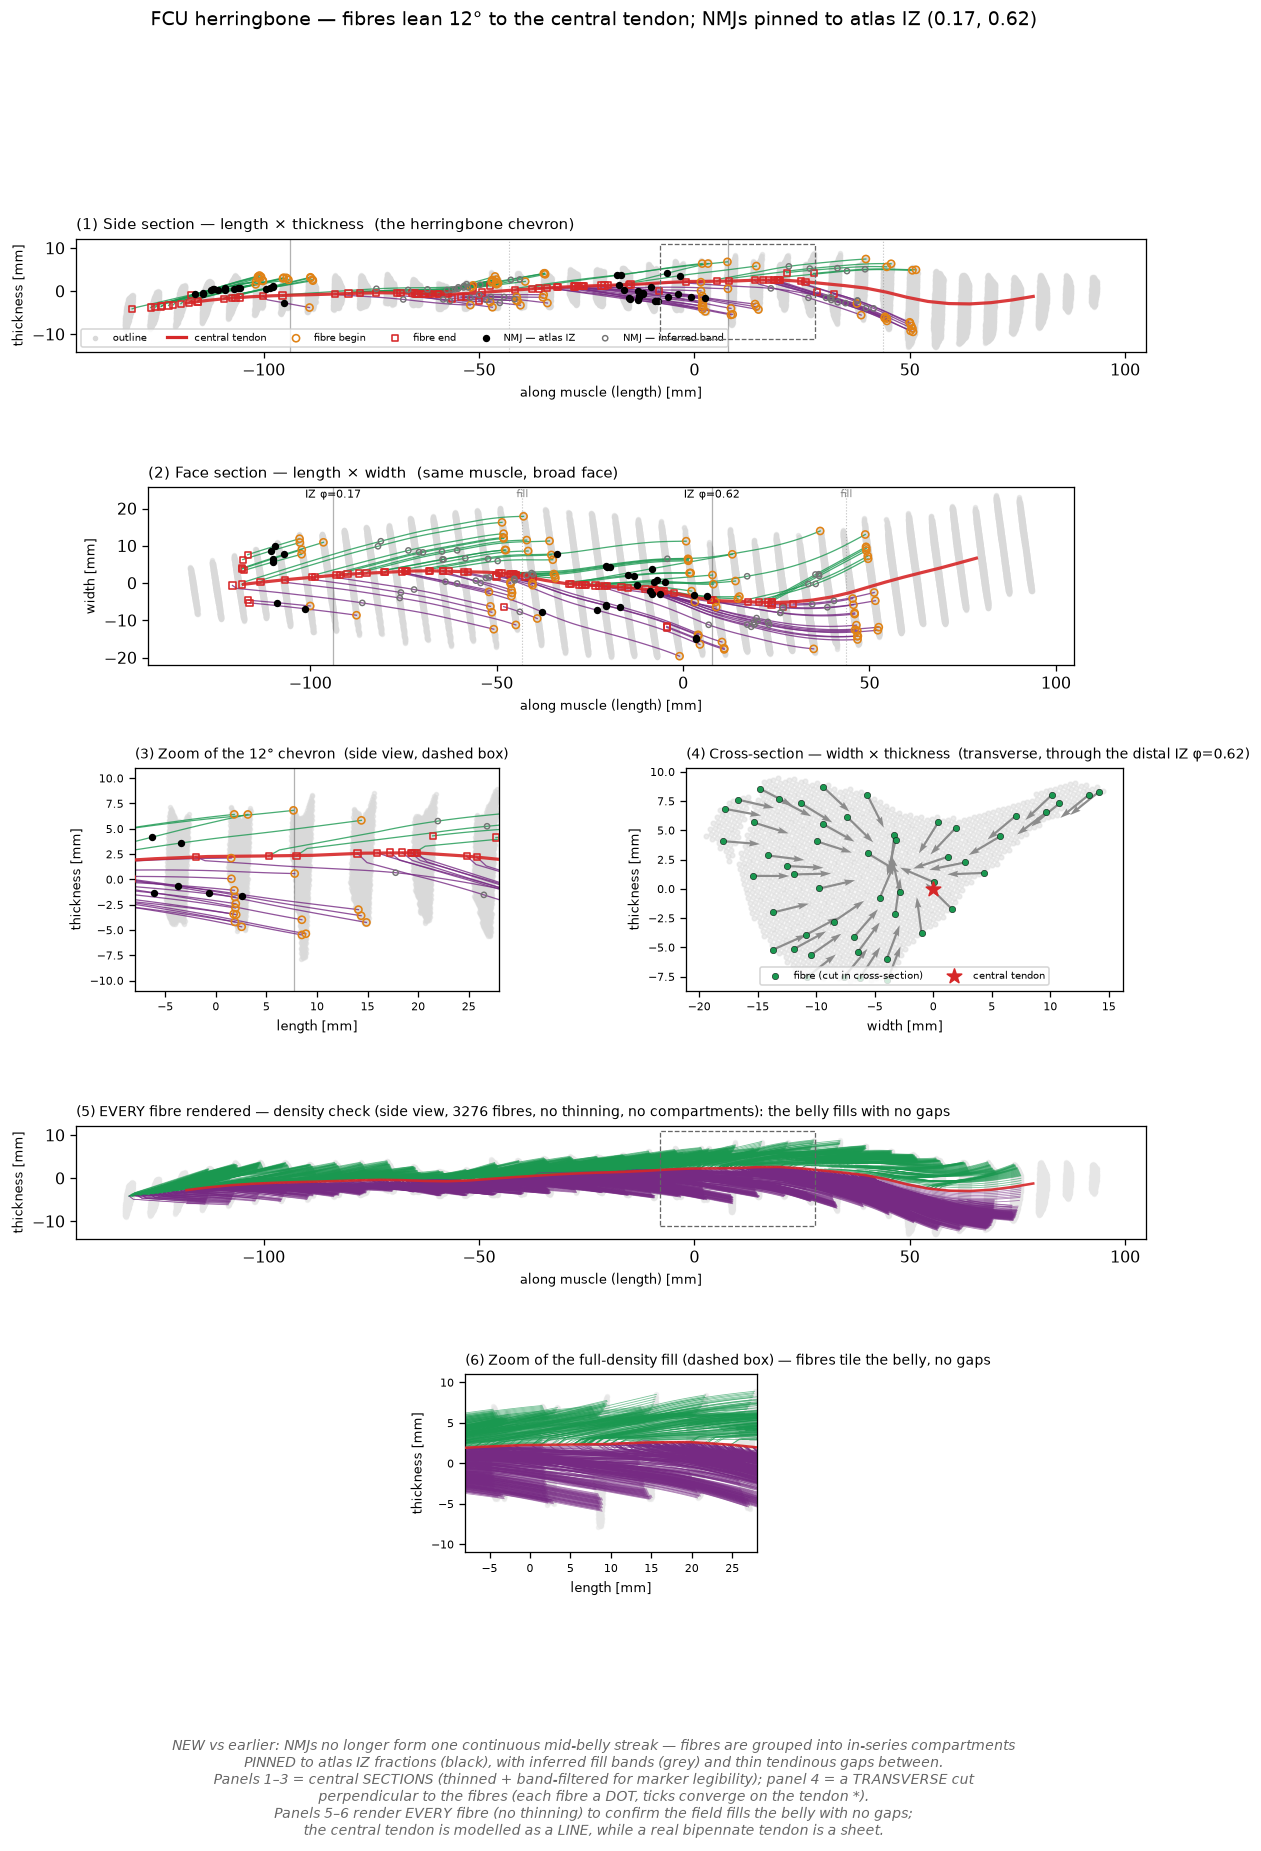

This chart was generated by the following Python code:
"""Herringbone shown from THREE perspectives, each as a central SECTION so every fibre
begins on the muscle outline (no projecting a 3-D surface into a 2-D silhouette):
  (1) side  section — length x thickness (the textbook chevron) + zoom
  (2) face  section — length x width
  (3) cross section — width x thickness, transverse at mid-belly (radial convergence)
Analytic field: d = cos(th)*tendon_tangent + sin(th)*(unit vector toward the central tendon).
Each fibre: BEGIN on outline (orange ring), NMJ at mid-length (black), END on tendon (red square)."""
import numpy as np, json, matplotlib; matplotlib.use("Agg"); import matplotlib.pyplot as plt
from scipy.ndimage import gaussian_filter1d
from geom import load_mask,Centerline,pca_frame
from harmonic import keep_largest,trace,surface
def _tangent(cl,z):
    z=float(np.clip(z,cl.z0,cl.z1)); dx=float(cl.sx(z,1)); dy=float(cl.sy(z,1))
    t=np.array([dx,dy,1.0]); return t/np.linalg.norm(t)
AT=json.load(open("/home/noura/Documents/Projects/PhD/simulation/emgforge/src/emgforge/mri/data/forearm_muscle_atlas.json"))
L=8; key=AT["wr_label_to_muscle"][str(L)]; th=np.radians(AT["muscles"][key]["pennation_deg"])
mask,vs,_=load_mask(L); mask=keep_largest(mask)
cl=Centerline(mask,vs); ctr,p1,p2,p3=pca_frame(mask,vs)
z0,z1=cl.z0,cl.z1; zlo,zhi=z0+0.06*(z1-z0),z1-0.06*(z1-z0)
_thick=np.ptp((np.argwhere(mask)*vs-ctr)@p3); REACH=max(1.5,0.10*_thick)
allv=np.argwhere(mask); coord=allv*vs; surfset=set(map(tuple,np.argwhere(surface(mask))))
s1all=(coord-ctr)@p1

# --- atlas innervation-zone bands: pin the herringbone NMJs into longitudinal compartments
#     (same atlas IZ the compare/dense figures use, now applied to the pennate case) ---
Lf=AT["muscles"][key]["fascicle_length_mm"]
atlasIZ=sorted(AT["muscles"][key].get("IZ_fraction",[0.3]))
s1min=float(s1all.min()); Lm=float(s1all.max()-s1min)
_step=float(np.clip(Lf/Lm,0.12,0.6))
def cover_bands(lo,hi):
    """atlas IZ fractions (measured) + geometric fill so no gap exceeds Lf/Lm (inferred)."""
    xs=[f for f in atlasIZ if lo+0.01<f<hi-0.01]
    res=[(f,True) for f in xs]; pts=[lo]+xs+[hi]
    for a,b in zip(pts[:-1],pts[1:]):
        n=int(np.ceil((b-a)/_step))-1
        for i in range(1,n+1): res.append((a+i*(b-a)/(n+1),False))
    return sorted(res)
_philo,_phihi=0.06,0.94
BANDS=cover_bands(_philo,_phihi)               # [(phi,is_atlas)] innervation compartments
_HW=0.04                                        # half-width (length fraction) of each compartment
def band_of(phi):
    """nearest cover band within _HW -> (phi_band,is_atlas); None in a tendinous gap."""
    best=None
    for phib,atl in BANDS:
        if abs(phi-phib)<=_HW and (best is None or abs(phi-phib)<abs(phi-best[0])):
            best=(phib,atl)
    return best
def phi_x(phib): return phib*Lm+s1min           # length fraction -> plot x (mm along p1)
print("atlas IZ",atlasIZ,"cover bands",[(round(b,2),a) for b,a in BANDS])

# analytic direction field
D=np.zeros(mask.shape+(3,))
for v in allv:
    P=v*vs; C=cl.pos(np.array([P[2]]))[0]; t=_tangent(cl,P[2])
    r=C-P; r=r-(r@t)*t; n=np.linalg.norm(r)
    d=(np.cos(th)*t+np.sin(th)*(r/n)) if n>1e-6 else t
    D[tuple(v)]=d/np.linalg.norm(d)
def smooth(f):
    k=np.concatenate([[True],np.linalg.norm(np.diff(f,axis=0),axis=1)>1e-6]); f=f[k]
    return np.stack([gaussian_filter1d(f[:,d],1.2,mode="nearest") for d in range(3)],1) if len(f)>7 else f
def fib(seed):
    f=trace(seed,D,mask,vs,sign=1,step=1.0,maxlen=120)
    if len(f)<3: return None
    f=smooth(f); f=f[(f[:,2]>=zlo)&(f[:,2]<=zhi)]
    if len(f)<3: return None
    dcl=np.array([np.linalg.norm(P-cl.pos(np.array([P[2]]))[0]) for P in f])   # cut the parallel tail at FIRST tendon reach
    below=np.where(dcl<=REACH)[0]; cut=int(below[0]) if len(below) else int(np.argmin(dcl))
    f=f[:cut+1]
    if len(f)<3: return None
    # EXTEND along the fibre's own pennation heading until it meets the tendon — NOT a perpendicular drop.
    k=min(5,len(f)-1); v=f[-1]-f[-1-k]; nv=np.linalg.norm(v)
    if nv>1e-6:
        v=v/nv; P=f[-1].astype(float); ext=[]; reached=False
        for _ in range(60):
            P=P+v
            zc=float(np.clip(P[2],cl.z0,cl.z1)); d=np.linalg.norm(P-cl.pos(np.array([zc]))[0])
            ext.append(P.copy())
            if d<=0.7: reached=True; break
        if reached:
            ext[-1]=cl.pos(np.array([float(np.clip(ext[-1][2],cl.z0,cl.z1))]))[0]   # land exactly on the aponeurosis
            f=np.vstack([f,np.array(ext)])
    return np.vstack([seed,f]) if len(f)>=3 else None
def thin(lst,keep=40):
    return lst if len(lst)<=keep else [lst[i] for i in np.linspace(0,len(lst)-1,keep).astype(int)]
rng=np.random.default_rng(0)

def longitudinal_section(slab_dir,side_dir,SLAB=7.0,band_filter=True,cap=40):
    """Fibres in a thin slab (|.,slab_dir|<SLAB); split by sign of side_dir. Returns top,bot,slab_all
    as lists of (fibre, is_atlas).
      band_filter=True  -> keep only fibres whose origin falls in an innervation compartment (banded view)
      band_filter=False -> keep EVERY surface fibre in the slab (density check, no gaps)
      cap               -> max fibres drawn per side (large => all)."""
    s=(coord-ctr)@slab_dir; inslab=np.abs(s)<SLAB
    seeds=np.array([v for v,ok in zip(allv,inslab) if ok and tuple(v) in surfset])
    top=[];bot=[]
    for v in seeds[rng.permutation(len(seeds))]:
        P=v*vs
        if not(zlo<=P[2]<=zhi): continue
        phi=((P-ctr)@p1-s1min)/Lm; bd=band_of(phi)     # innervation compartment (None in a tendinous gap)
        if band_filter and bd is None: continue
        C=cl.pos(np.array([P[2]]))[0]; side=np.sign((P-C)@side_dir)
        f=fib(P)
        if f is None or len(f)<5: continue
        seg=np.linalg.norm(np.diff(f,axis=0),axis=1)
        if seg.sum()<9 or seg.max()>3: continue
        if abs(((f[-1]-ctr)@slab_dir))>SLAB+3: continue
        (top if side>0 else bot).append((f,bd[1] if bd is not None else False))
    return thin(top,cap),thin(bot,cap),coord[inslab]

def transverse_dots(s1c,SLAB=3.0,binmm=3.0):
    """A transverse cut is PERPENDICULAR to the fibres, so each fibre pierces it as a DOT.
    Cut is taken THROUGH an innervation band (s1c). Return dot positions (u,w in the p2-p3 plane),
    the in-plane component of the fibre direction at each dot (tiny arrow => local pennation,
    converging on the tendon), and the outline."""
    inx=np.abs(s1all-s1c)<SLAB
    xvox=allv[inx]; xc=xvox*vs
    U=(xc-ctr)@p2; W=(xc-ctr)@p3
    seen=set(); du=[];dw=[];au=[];aw=[]
    order=rng.permutation(len(xvox))
    for i in order:
        b=(round(U[i]/binmm),round(W[i]/binmm))
        if b in seen: continue
        seen.add(b)
        dvec=D[tuple(xvox[i])]; ip=np.array([dvec@p2,dvec@p3]); n=np.linalg.norm(ip)
        du.append(U[i]); dw.append(W[i])
        au.append(ip[0]/n if n>1e-6 else 0.0); aw.append(ip[1]/n if n>1e-6 else 0.0)
    return (np.array(du),np.array(dw),np.array(au),np.array(aw),
            np.column_stack([U,W]))

def mkproj(u,w):
    def proj(P): d=np.atleast_2d(P)-ctr; return d@u,d@w
    return proj
def mark(ax,f,proj,is_atlas):
    u,w=proj(f)
    ax.scatter([u[0]],[w[0]],s=20,facecolors="none",edgecolors="#e08214",lw=1.0,zorder=6)
    ax.scatter([u[-1]],[w[-1]],s=15,marker="s",facecolors="none",edgecolors="#d62728",lw=1.0,zorder=6)
    arc=np.concatenate([[0],np.cumsum(np.linalg.norm(np.diff(f,axis=0),axis=1))])
    im=np.argmin(np.abs(arc-arc[-1]/2))                                   # NMJ = mid-thickness endplate
    if is_atlas: ax.scatter([u[im]],[w[im]],s=13,c="k",zorder=7)          # pinned to a measured atlas IZ
    else: ax.scatter([u[im]],[w[im]],s=11,facecolors="none",edgecolors="0.45",lw=0.9,zorder=7)  # inferred fill band
def draw_long(ax,top,bot,slab_all,proj,markers=True,tendon=True,guides=True):
    U,W=proj(slab_all); ax.scatter(U,W,s=6,c="0.85",alpha=.5,zorder=0)
    if guides:                                                            # innervation-band guide lines
        for phib,atl in BANDS:
            x=phi_x(phib)
            if atl: ax.axvline(x,color="k",lw=0.8,ls="-",alpha=.30,zorder=1)
            else:   ax.axvline(x,color="0.5",lw=0.7,ls=":",alpha=.5,zorder=1)
    if tendon:
        tt=np.linspace(zlo,zhi,40); cp=np.array([cl.pos(np.array([z]))[0] for z in tt]); cu,cw=proj(cp)
        ax.plot(cu,cw,color="#d62728",lw=2.0,alpha=.9,zorder=4)
    for f,atl in top: u,w=proj(f); ax.plot(u,w,color="#1a9850",lw=0.8,alpha=.8,zorder=2); (mark(ax,f,proj,atl) if markers else None)
    for f,atl in bot: u,w=proj(f); ax.plot(u,w,color="#762a83",lw=0.8,alpha=.8,zorder=2); (mark(ax,f,proj,atl) if markers else None)
def draw_dense(ax,top,bot,slab_all,proj):
    """Every fibre, faint, no markers/compartments — purely to check the field fills the belly."""
    U,W=proj(slab_all); ax.scatter(U,W,s=6,c="0.9",alpha=.45,zorder=0)
    tt=np.linspace(zlo,zhi,40); cp=np.array([cl.pos(np.array([z]))[0] for z in tt]); cu,cw=proj(cp)
    ax.plot(cu,cw,color="#d62728",lw=1.6,alpha=.9,zorder=4)
    for f,_ in top: u,w=proj(f); ax.plot(u,w,color="#1a9850",lw=0.5,alpha=.6,zorder=2)
    for f,_ in bot: u,w=proj(f); ax.plot(u,w,color="#762a83",lw=0.5,alpha=.6,zorder=2)

# ---- build the sections ----
side_top,side_bot,side_bg=longitudinal_section(p2,p3)          # length x thickness (banded, capped)
face_top,face_bot,face_bg=longitudinal_section(p3,p2)          # length x width  (banded, capped)
dens_top,dens_bot,dens_bg=longitudinal_section(p2,p3,band_filter=False,cap=100000)  # EVERY fibre (density check)
_distIZ=max(atlasIZ)                                           # cut the transverse view through the distal IZ
du,dw,au,aw,xbg=transverse_dots(phi_x(_distIZ))               # width x thickness (transverse dots)
print(f"side {len(side_top)+len(side_bot)}  face {len(face_top)+len(face_bot)}  "
      f"dense {len(dens_top)+len(dens_bot)}  cross {len(du)} dots")

pj_side=mkproj(p1,p3); pj_face=mkproj(p1,p2)
fig=plt.figure(figsize=(12,15.2))
gs=fig.add_gridspec(5,2,height_ratios=[1.0,1.0,1.25,1.0,1.0],hspace=0.55,wspace=0.22)
axS=fig.add_subplot(gs[0,:]); axF=fig.add_subplot(gs[1,:])
axZ=fig.add_subplot(gs[2,0]); axX=fig.add_subplot(gs[2,1])
axD=fig.add_subplot(gs[3,:]); axDZ=fig.add_subplot(gs[4,:])

# (1) side section
draw_long(axS,side_top,side_bot,side_bg,pj_side)
axS.set_aspect("equal"); axS.set_title("(1) Side section — length × thickness  (the herringbone chevron)",fontsize=9.5,loc="left")
axS.set_xlabel("along muscle (length) [mm]",fontsize=8); axS.set_ylabel("thickness [mm]",fontsize=8)
axS.scatter([],[],s=6,c="0.85",label="outline"); axS.plot([],[],color="#d62728",lw=2,label="central tendon")
axS.scatter([],[],s=20,facecolors="none",edgecolors="#e08214",lw=1,label="fibre begin")
axS.scatter([],[],s=15,marker="s",facecolors="none",edgecolors="#d62728",lw=1,label="fibre end")
axS.scatter([],[],s=13,c="k",label="NMJ — atlas IZ")
axS.scatter([],[],s=11,facecolors="none",edgecolors="0.45",lw=0.9,label="NMJ — inferred band")
axS.legend(fontsize=6.2,loc="lower left",ncol=6,frameon=True)
# mark the zoom window on panel 1
from matplotlib.patches import Rectangle
zx0,zx1,zy0,zy1=-8,28,-11,11
axS.add_patch(Rectangle((zx0,zy0),zx1-zx0,zy1-zy0,fill=False,edgecolor="0.4",lw=0.8,ls="--",zorder=8))

# (2) face section
draw_long(axF,face_top,face_bot,face_bg,pj_face)
axF.set_aspect("equal"); axF.set_title("(2) Face section — length × width  (same muscle, broad face)",fontsize=9.5,loc="left")
axF.set_xlabel("along muscle (length) [mm]",fontsize=8); axF.set_ylabel("width [mm]",fontsize=8)
_ytop=axF.get_ylim()[1]
for f in atlasIZ:
    axF.text(phi_x(f),_ytop*0.98,f"IZ φ={f:g}",fontsize=7,color="k",ha="center",va="top")
for f,atl in BANDS:
    if not atl: axF.text(phi_x(f),_ytop*0.98,"fill",fontsize=6,color="0.5",ha="center",va="top")

# (3a) dedicated zoom of the chevron (its own panel — no overlap)
draw_long(axZ,side_top,side_bot,side_bg,pj_side,markers=True)
axZ.set_xlim(zx0,zx1); axZ.set_ylim(zy0,zy1); axZ.set_aspect("equal")
axZ.set_title("(3) Zoom of the 12° chevron  (side view, dashed box)",fontsize=9,loc="left")
axZ.set_xlabel("length [mm]",fontsize=8); axZ.set_ylabel("thickness [mm]",fontsize=8); axZ.tick_params(labelsize=7)

# (4) transverse cross-section: DOTS = fibres cut in cross-section; tiny ticks = in-plane direction
axX.scatter(xbg[:,0],xbg[:,1],s=8,c="0.86",alpha=.5,zorder=0)
axX.quiver(du,dw,au,aw,angles="xy",scale_units="xy",scale=0.32,width=0.005,color="0.55",zorder=2)
axX.scatter(du,dw,s=16,c="#1a9850",edgecolors="k",lw=.3,zorder=3,label="fibre (cut in cross-section)")
axX.scatter([0],[0],s=90,marker="*",c="#d62728",zorder=5,label="central tendon")
axX.set_aspect("equal"); axX.set_title(f"(4) Cross-section — width × thickness  (transverse, through the distal IZ φ={_distIZ:g})",fontsize=9,loc="left")
axX.set_xlabel("width [mm]",fontsize=8); axX.set_ylabel("thickness [mm]",fontsize=8); axX.tick_params(labelsize=7)
axX.legend(fontsize=6.5,loc="lower center",ncol=2,frameon=True)

# (5) ALL fibres — density check (no band filter, no cap): the belly fills, no gaps
draw_dense(axD,dens_top,dens_bot,dens_bg,pj_side)
axD.set_aspect("equal"); axD.set_title(f"(5) EVERY fibre rendered — density check (side view, {len(dens_top)+len(dens_bot)} fibres, no thinning, no compartments): the belly fills with no gaps",fontsize=9,loc="left")
axD.set_xlabel("along muscle (length) [mm]",fontsize=8); axD.set_ylabel("thickness [mm]",fontsize=8)
axD.add_patch(Rectangle((zx0,zy0),zx1-zx0,zy1-zy0,fill=False,edgecolor="0.4",lw=0.8,ls="--",zorder=8))

# (6) zoom of the dense fill — confirm no gaps up close
draw_dense(axDZ,dens_top,dens_bot,dens_bg,pj_side)
axDZ.set_xlim(zx0,zx1); axDZ.set_ylim(zy0,zy1); axDZ.set_aspect("equal")
axDZ.set_title("(6) Zoom of the full-density fill (dashed box) — fibres tile the belly, no gaps",fontsize=9,loc="left")
axDZ.set_xlabel("length [mm]",fontsize=8); axDZ.set_ylabel("thickness [mm]",fontsize=8); axDZ.tick_params(labelsize=7)

fig.suptitle(f"FCU herringbone — fibres lean {np.degrees(th):.0f}° to the central tendon; "
             f"NMJs pinned to atlas IZ ({', '.join(f'{f:g}' for f in atlasIZ)})",fontsize=12,y=0.992)
fig.text(0.5,0.004,
    "NEW vs earlier: NMJs no longer form one continuous mid-belly streak — fibres are grouped into in-series compartments\n"
    "PINNED to atlas IZ fractions (black), with inferred fill bands (grey) and thin tendinous gaps between.\n"
    "Panels 1–3 = central SECTIONS (thinned + band-filtered for marker legibility); panel 4 = a TRANSVERSE cut\n"
    "perpendicular to the fibres (each fibre a DOT, ticks converge on the tendon *).\n"
    "Panels 5–6 render EVERY fibre (no thinning) to confirm the field fills the belly with no gaps;\n"
    "the central tendon is modelled as a LINE, while a real bipennate tendon is a sheet.",
    ha="center",va="top",fontsize=8.5,style="italic",color="0.4")
plt.savefig("herring.png",dpi=115,bbox_inches="tight"); print("saved")
